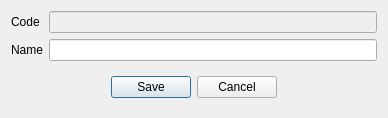
<?xml version="1.0" encoding="UTF-8"?>
<ui version="4.0">
 <class>RERoomInventoryState</class>
 <widget class="QDialog" name="RERoomInventoryState">
  <property name="geometry">
   <rect>
    <x>0</x>
    <y>0</y>
    <width>388</width>
    <height>111</height>
   </rect>
  </property>
  <property name="windowTitle">
   <string>Room inventory state</string>
  </property>
  <layout class="QGridLayout" name="gridLayout">
   <item row="0" column="0">
    <widget class="QLabel" name="label">
     <property name="text">
      <string>Code</string>
     </property>
    </widget>
   </item>
   <item row="0" column="1">
    <widget class="EQLineEdit" name="leCode">
     <property name="enabled">
      <bool>false</bool>
     </property>
     <property name="PrimaryKey" stdset="0">
      <bool>true</bool>
     </property>
     <property name="Field" stdset="0">
      <string>f_id</string>
     </property>
    </widget>
   </item>
   <item row="1" column="0">
    <widget class="QLabel" name="label_2">
     <property name="text">
      <string>Name</string>
     </property>
    </widget>
   </item>
   <item row="1" column="1">
    <widget class="EQLineEdit" name="leName">
     <property name="Field" stdset="0">
      <string>f_name</string>
     </property>
    </widget>
   </item>
   <item row="2" column="0" colspan="2">
    <widget class="QWidget" name="widget" native="true">
     <layout class="QHBoxLayout" name="horizontalLayout">
      <item>
       <spacer name="horizontalSpacer">
        <property name="orientation">
         <enum>Qt::Horizontal</enum>
        </property>
        <property name="sizeHint" stdset="0">
         <size>
          <width>95</width>
          <height>20</height>
         </size>
        </property>
       </spacer>
      </item>
      <item>
       <widget class="QPushButton" name="btnSave">
        <property name="text">
         <string>Save</string>
        </property>
       </widget>
      </item>
      <item>
       <widget class="QPushButton" name="btnCancel">
        <property name="text">
         <string>Cancel</string>
        </property>
       </widget>
      </item>
      <item>
       <spacer name="horizontalSpacer_2">
        <property name="orientation">
         <enum>Qt::Horizontal</enum>
        </property>
        <property name="sizeHint" stdset="0">
         <size>
          <width>95</width>
          <height>20</height>
         </size>
        </property>
       </spacer>
      </item>
     </layout>
    </widget>
   </item>
  </layout>
 </widget>
 <customwidgets>
  <customwidget>
   <class>EQLineEdit</class>
   <extends>QLineEdit</extends>
   <header location="global">eqlineedit.h</header>
   <slots>
    <signal>customButtonClicked(bool)</signal>
   </slots>
  </customwidget>
 </customwidgets>
 <resources/>
 <connections/>
</ui>
